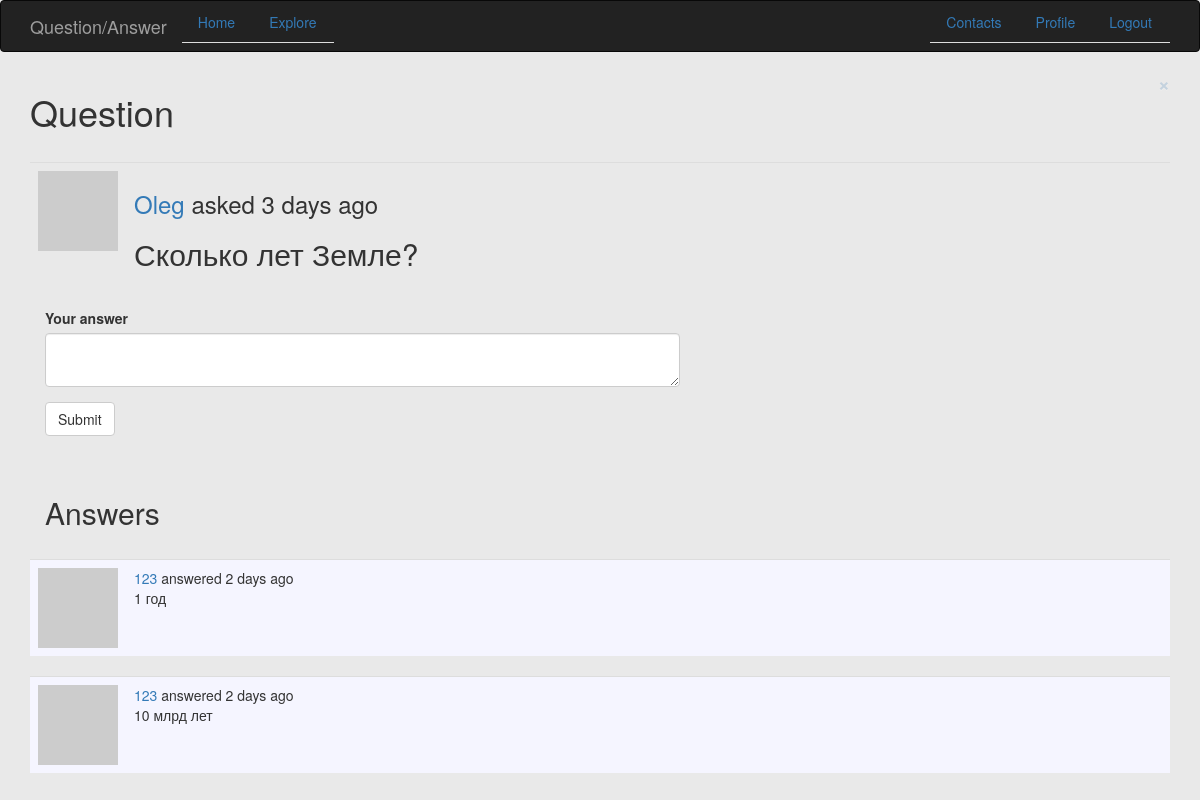
The app's page /question/16 (signed in) with its own data.
### app/models.py (models this page shows, shortened)
class Post(db.Model):
    id = db.Column(db.Integer, primary_key=True)
    body = db.Column(db.String(140))
    timestamp = db.Column(db.DateTime, index=True, default=datetime.utcnow)
    user_id = db.Column(db.Integer, db.ForeignKey('user.id'))
    answers = db.relationship('Answer', backref='post', lazy='dynamic')

class Answer(db.Model):
    id = db.Column(db.Integer, primary_key=True)
    body = db.Column(db.String(140))
    timestamp = db.Column(db.DateTime, index=True, default=datetime.utcnow)
    quest_id = db.Column(db.Integer, db.ForeignKey('post.id'))
    user_id = db.Column(db.Integer, db.ForeignKey('user.id'))

### app/routes.py (the view)
@app.route('/question/<quest_id>', methods=['GET', 'POST'])
@login_required
def question(quest_id):
    form = QuestionForm()
    page = request.args.get('page', 1, type=int)
    post =  Post.query.filter_by(id=quest_id).first()
    if form.validate_on_submit():
        answer = Answer(body=form.answer.data, author=current_user, post=post)
        db.session.add(answer)
        db.session.commit()
        flash('Your answer is very good, bro!')
        return redirect(url_for('question', quest_id=quest_id))
    answers = Answer.query.filter_by(quest_id=quest_id).order_by(Answer.timestamp.desc())
    return render_template('question.html', title='Question', answers=answers, form=form, post=post)

### app/forms.py
class QuestionForm(FlaskForm):
    answer = TextAreaField(_l('Your answer'), validators=[DataRequired()])
    submit = SubmitField(_l('Submit'))

### app/models.py (called while the page is built)
@login.user_loader
def load_user(id):
    return User.query.get(int(id))

    def avatar(self, size):
        digest = md5(self.email.lower().encode('utf-8')).hexdigest()
        return 'https://www.gravatar.com/avatar/{}?d=identicon&s={}'.format(
            digest, size)

### app/routes.py (called while the page is built)
@app.before_request
def before_request():
    if current_user.is_authenticated:
        current_user.last_seen = datetime.utcnow()
        db.session.commit()
    g.locale = str(get_locale())

### app/templates/question.html (shortened to what this page needs)
{% extends "base.html" %}
{% import 'bootstrap/wtf.html' as wtf %}
{% block app_content %}
    <button type="button" class="close" aria-label="Close">
        <span aria-hidden="true"><a class="nav-link" href="{{url_for('index')}}">&times;</a></span>
    </button>
   <h1>{{_('Question')}}</h1>
   <br>
    <table class="table table">
        <tr>
            <td width="70px">
                <a href="{{ url_for('user', username=post.author.username) }}">
                    <img src="{{ post.author.avatar(120) }}" />
                </a>
            </td>
            <td>
                <h3>{{ _('%(username)s asked %(when)s',
                    username=user_link, when=moment(post.timestamp).fromNow()) }}</h3>
                <h2>{{post.body}}</h2>
            </td>
        </tr>
    </table>
    {% if form %}
        <div class="col-md-7">
            {{ wtf.quick_form(form) }}<br><br>
            <h2>{{_('Answers')}}</h2><br>
        </div>
    {% endif %}
    {% for answer in answers %}
        {% include '_answer.html' %}
    {% endfor %}
{% endblock %}

### app/templates/_answer.html (shortened to what this page needs)
<table class="table table-hover"  style="background-color:#F5F5FF">
    <tr>
        <td width="70px">
            <a href="{{ url_for('user', username=answer.author.username) }}">
                <img src="{{ answer.author.avatar(70) }}" />
            </a>
        </td>
        <td>
            {{ _('%(username)s answered  %(when)s',
                username=user_link, when=moment(answer.timestamp).fromNow()) }}
            <br>
            {{answer.body}}
        </td>
    </tr>
</table>

### records on screen
Post: body "Сколько лет Земле?"
Answer: body "1 год"
Answer: body "10 млрд лет"
